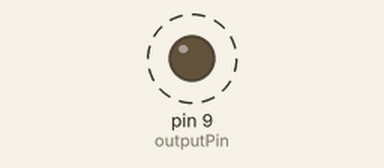
Simulated run of this sketch. Board: Arduino Uno, built with avr-gcc and run on an emulated ATmega328P. On the bench: output pins drawn as LEDs (lit = HIGH). Dashed ring = blinking.

Above: at 0.2 s.
Timing chart, 0 to 3.0 s (numbered marks = the images above):
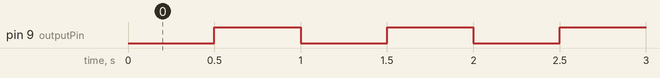

The sketch:

sketch_relay_switch_chuni_2.ino
```cpp
// Sound voltex
int outputPin = 9 ;
int delayPulse = 500;

void setup() {
  // put your setup code here, to run once:
  pinMode(outputPin, OUTPUT);
}

void loop() {
  // put your main code here, to run repeatedly:
  digitalWrite(outputPin, LOW);
  delay(delayPulse);
  digitalWrite(outputPin, HIGH);
  delay(delayPulse);
}
```

Measured:
- by itself, pin 9 (outputPin): alternates HIGH for 0.50 s and LOW for 0.50 s
